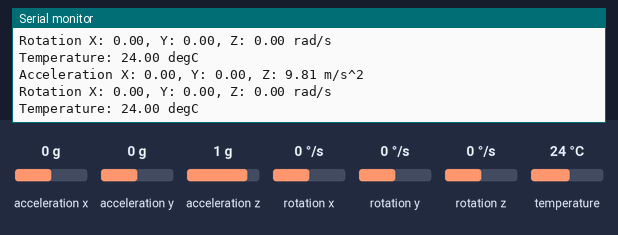
A sketch run on a simulated ESP8266 (NodeMCU). Parts: the last lines printed to the serial monitor. The inputs (shaded band) are chosen by the test bench; at power-on: acceleration x 0 g, acceleration y 0 g, acceleration z 1 g, rotation x 0 °/s, rotation y 0 °/s, rotation z 0 °/s, temperature 24 °C. WiFi joins after 1.5 s; servers stay silent unless stated; no MQTT or app messages arrive unless stated.

Above: at 2.8 s.
2.9 s: acceleration x set to -1.4 g
At 3.6 s:
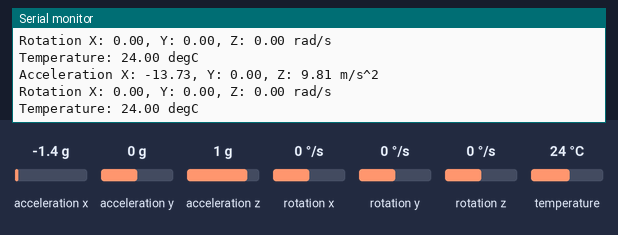
4.4 s: acceleration y set to -1.4 g
At 5.1 s:
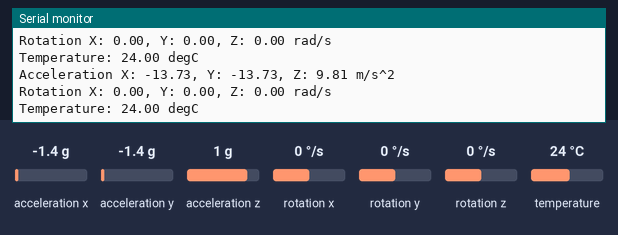
5.9 s: acceleration z set to -1.4 g
At 6.6 s:
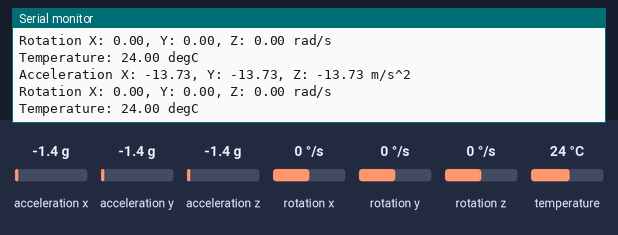
7.4 s: rotation x set to -192 °/s
At 8.2 s:
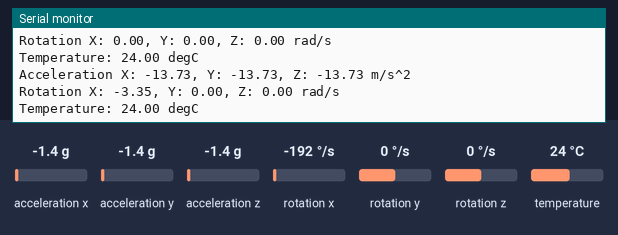
8.9 s: rotation y set to -192 °/s
At 9.7 s:
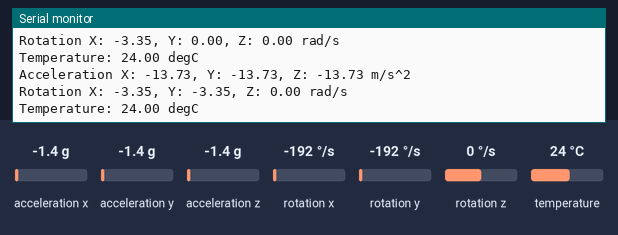

The sketch:

vibeeemqtt.ino
```cpp
#include <ESP8266WiFi.h>
#include <Adafruit_Sensor.h>
#include <Adafruit_MPU6050.h>
#include <Wire.h>
#include <PubSubClient.h>
#include <ArduinoJson.h>

Adafruit_MPU6050 mpu;


// WiFi
const char *ssid = "eyecarehospital"; // Enter your WiFi name
const char *password = "iot@1234";  // Enter WiFi password

// MQTT Broker
const char *mqtt_broker = "broker.emqx.io";
const char *mqtt_topic = "vibe";
const char *mqtt_username = "emqx";
const char *mqtt_password = "public";
const int mqtt_port = 1883;

WiFiClient espClient;
PubSubClient client(espClient);

void setup() {

  // Set software serial baud to 115200;
  Serial.begin(115200);
  // connecting to a WiFi network
  WiFi.begin(ssid, password);
  while (WiFi.status() != WL_CONNECTED) {
      delay(500);
      Serial.println("Connecting to WiFi..");
  }
  Serial.println("Connected to the WiFi network");
  //connecting to a mqtt broker
  client.setServer(mqtt_broker, mqtt_port);
  client.setCallback(callback);
  while (!client.connected()) {
      String client_id = "esp8266-client-";
      client_id += String(WiFi.macAddress());
      Serial.printf("The client %s connects to the public mqtt broker\n", client_id.c_str());
      if (client.connect(client_id.c_str(), mqtt_username, mqtt_password)) {
          Serial.println("Public emqx mqtt broker connected");
      } else {
          Serial.print("failed with state ");
          Serial.print(client.state());
          delay(2000);
      }
  }
  // publish and subscribe

  //client.subscribe(topic);
mpu.setAccelerometerRange(MPU6050_RANGE_8_G);
  Serial.print("Accelerometer range set to: ");
  switch (mpu.getAccelerometerRange()) {
  case MPU6050_RANGE_2_G:
    Serial.println("+-2G");
    break;
  case MPU6050_RANGE_4_G:
    Serial.println("+-4G");
    break;
  case MPU6050_RANGE_8_G:
    Serial.println("+-8G");
    break;
  case MPU6050_RANGE_16_G:
    Serial.println("+-16G");
    break;
  }
  mpu.setGyroRange(MPU6050_RANGE_500_DEG);
  Serial.print("Gyro range set to: ");
  switch (mpu.getGyroRange()) {
  case MPU6050_RANGE_250_DEG:
    Serial.println("+- 250 deg/s");
    break;
  case MPU6050_RANGE_500_DEG:
    Serial.println("+- 500 deg/s");
    break;
  case MPU6050_RANGE_1000_DEG:
    Serial.println("+- 1000 deg/s");
    break;
  case MPU6050_RANGE_2000_DEG:
    Serial.println("+- 2000 deg/s");
    break;
  }

  mpu.setFilterBandwidth(MPU6050_BAND_5_HZ);
  Serial.print("Filter bandwidth set to: ");
  switch (mpu.getFilterBandwidth()) {
  case MPU6050_BAND_260_HZ:
    Serial.println("260 Hz");
    break;
  case MPU6050_BAND_184_HZ:
    Serial.println("184 Hz");
    break;
  case MPU6050_BAND_94_HZ:
    Serial.println("94 Hz");
    break;
  case MPU6050_BAND_44_HZ:
    Serial.println("44 Hz");
    break;
  case MPU6050_BAND_21_HZ:
    Serial.println("21 Hz");
    break;
  case MPU6050_BAND_10_HZ:
    Serial.println("10 Hz");
    break;
  case MPU6050_BAND_5_HZ:
    Serial.println("5 Hz");
    break;
  }

  Serial.println("");
  delay(100);
}


void callback(char *topic, byte *payload, unsigned int length) {
  Serial.print("Message arrived in topic: ");
  Serial.println(topic);
  Serial.print("Message:");
  for (int i = 0; i < length; i++) {
      Serial.print((char) payload[i]);
  }
  Serial.println();
  Serial.println("-----------------------");
}

void loop() {
sensors_event_t a, g, temp;
mpu.getEvent(&a, &g, &temp);

  /* Print out the values */
  Serial.print("Acceleration X: ");
  Serial.print(a.acceleration.x);   //cloud 1
  Serial.print(", Y: ");
  Serial.print(a.acceleration.y); //cloud 2
  Serial.print(", Z: ");
  Serial.print(a.acceleration.z); //cloud 3
  Serial.println(" m/s^2");

  Serial.print("Rotation X: ");
  Serial.print(g.gyro.x);   //cloud 4
  Serial.print(", Y: ");
  Serial.print(g.gyro.y);     //cloud 5
  Serial.print(", Z: ");
  Serial.print(g.gyro.z);     //cloud 6
  Serial.println(" rad/s");

  Serial.print("Temperature: ");
  Serial.print(temp.temperature);   //cloud 7
  Serial.println(" degC");

  Serial.println("");
  delay(500);

//data packaging in json format to be transmitted to mqtt broker

  StaticJsonDocument<200> doc;

    doc["Acceleration X"] = a.acceleration.x;
    doc["Acceleration Y"] = a.acceleration.y;
     doc["Acceleration Z"] = a.acceleration.z;
     doc["Rotation X"] = g.gyro.x;
     doc["Rotation Y"] = g.gyro.y;
     doc["Rotation Z"] = g.gyro.z;
     doc["Temperature"] = temp.temperature;


  char jsonBuffer[1000];
  serializeJson(doc, jsonBuffer);

  client.publish(mqtt_topic, jsonBuffer);
  client.loop();
}
```

Measured:
- after the input at 2.9 s, the serial monitor: prints a new line after 0.29 s (image 1)
- after the input at 4.4 s, the serial monitor: prints a new line after 0.31 s (image 2)
- after the input at 5.9 s, the serial monitor: prints a new line after 0.33 s (image 3)
- after the input at 7.4 s, the serial monitor: prints a new line after 0.36 s (image 4)
- after the input at 8.9 s, the serial monitor: prints a new line after 0.38 s (image 5)
